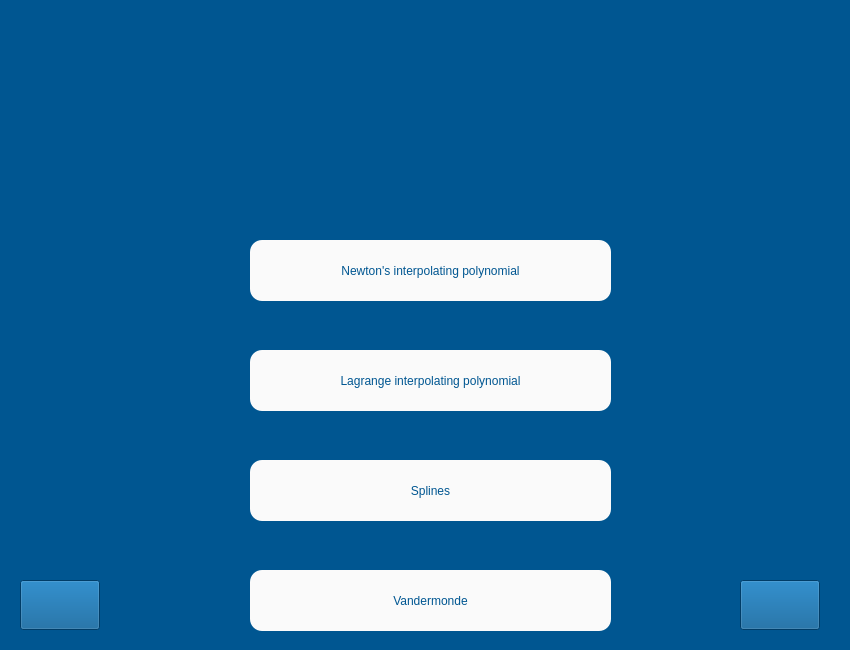
<?xml version="1.0" encoding="UTF-8"?>
<ui version="4.0">
 <class>interpolation</class>
 <widget class="QWidget" name="interpolation">
  <property name="geometry">
   <rect>
    <x>0</x>
    <y>0</y>
    <width>850</width>
    <height>650</height>
   </rect>
  </property>
  <property name="minimumSize">
   <size>
    <width>850</width>
    <height>650</height>
   </size>
  </property>
  <property name="maximumSize">
   <size>
    <width>850</width>
    <height>650</height>
   </size>
  </property>
  <property name="palette">
   <palette>
    <active>
     <colorrole role="Base">
      <brush brushstyle="SolidPattern">
       <color alpha="255">
        <red>255</red>
        <green>255</green>
        <blue>255</blue>
       </color>
      </brush>
     </colorrole>
     <colorrole role="Window">
      <brush brushstyle="SolidPattern">
       <color alpha="255">
        <red>0</red>
        <green>86</green>
        <blue>145</blue>
       </color>
      </brush>
     </colorrole>
    </active>
    <inactive>
     <colorrole role="Base">
      <brush brushstyle="SolidPattern">
       <color alpha="255">
        <red>255</red>
        <green>255</green>
        <blue>255</blue>
       </color>
      </brush>
     </colorrole>
     <colorrole role="Window">
      <brush brushstyle="SolidPattern">
       <color alpha="255">
        <red>0</red>
        <green>86</green>
        <blue>145</blue>
       </color>
      </brush>
     </colorrole>
    </inactive>
    <disabled>
     <colorrole role="Base">
      <brush brushstyle="SolidPattern">
       <color alpha="255">
        <red>0</red>
        <green>86</green>
        <blue>145</blue>
       </color>
      </brush>
     </colorrole>
     <colorrole role="Window">
      <brush brushstyle="SolidPattern">
       <color alpha="255">
        <red>0</red>
        <green>86</green>
        <blue>145</blue>
       </color>
      </brush>
     </colorrole>
    </disabled>
   </palette>
  </property>
  <property name="windowTitle">
   <string>Form</string>
  </property>
  <widget class="QLabel" name="label">
   <property name="geometry">
    <rect>
     <x>40</x>
     <y>30</y>
     <width>771</width>
     <height>161</height>
    </rect>
   </property>
   <property name="styleSheet">
    <string notr="true">background-image: url(:/images/Banner4.png);</string>
   </property>
   <property name="text">
    <string/>
   </property>
  </widget>
  <widget class="QPushButton" name="newtonint_button">
   <property name="geometry">
    <rect>
     <x>250</x>
     <y>240</y>
     <width>361</width>
     <height>61</height>
    </rect>
   </property>
   <property name="styleSheet">
    <string notr="true">background-color: rgb(250, 250, 250);
font: 15pt &quot;MS Shell Dlg 2&quot;;
color: rgb(0, 86, 145);
border-radius: 12px;
</string>
   </property>
   <property name="text">
    <string>Newton's interpolating polynomial</string>
   </property>
  </widget>
  <widget class="QPushButton" name="lagrangeint_button">
   <property name="geometry">
    <rect>
     <x>250</x>
     <y>350</y>
     <width>361</width>
     <height>61</height>
    </rect>
   </property>
   <property name="styleSheet">
    <string notr="true">background-color: rgb(250, 250, 250);
font: 15pt &quot;MS Shell Dlg 2&quot;;
color: rgb(0, 86, 145);
border-radius: 12px;
</string>
   </property>
   <property name="text">
    <string>Lagrange interpolating polynomial</string>
   </property>
  </widget>
  <widget class="QPushButton" name="splines_button">
   <property name="geometry">
    <rect>
     <x>250</x>
     <y>460</y>
     <width>361</width>
     <height>61</height>
    </rect>
   </property>
   <property name="styleSheet">
    <string notr="true">background-color: rgb(250, 250, 250);
font: 15pt &quot;MS Shell Dlg 2&quot;;
color: rgb(0, 86, 145);
border-radius: 12px;
</string>
   </property>
   <property name="text">
    <string>Splines</string>
   </property>
  </widget>
  <widget class="QPushButton" name="back_button">
   <property name="geometry">
    <rect>
     <x>20</x>
     <y>580</y>
     <width>80</width>
     <height>50</height>
    </rect>
   </property>
   <property name="styleSheet">
    <string notr="true">background-color: rgb(0, 86, 145);
background-image: url(:/images/back.png);</string>
   </property>
   <property name="text">
    <string/>
   </property>
   <property name="iconSize">
    <size>
     <width>80</width>
     <height>50</height>
    </size>
   </property>
  </widget>
  <widget class="QPushButton" name="home_button">
   <property name="geometry">
    <rect>
     <x>740</x>
     <y>580</y>
     <width>80</width>
     <height>50</height>
    </rect>
   </property>
   <property name="styleSheet">
    <string notr="true">background-color: rgb(0, 86, 145);
background-image: url(:/images/home.png);</string>
   </property>
   <property name="text">
    <string/>
   </property>
   <property name="iconSize">
    <size>
     <width>80</width>
     <height>50</height>
    </size>
   </property>
  </widget>
  <widget class="QPushButton" name="vandermonde_button">
   <property name="geometry">
    <rect>
     <x>250</x>
     <y>570</y>
     <width>361</width>
     <height>61</height>
    </rect>
   </property>
   <property name="styleSheet">
    <string notr="true">background-color: rgb(250, 250, 250);
font: 15pt &quot;MS Shell Dlg 2&quot;;
color: rgb(0, 86, 145);
border-radius: 12px;
</string>
   </property>
   <property name="text">
    <string>Vandermonde</string>
   </property>
  </widget>
 </widget>
 <resources>
  <include location="../UserInterface/Util/Images/link.qrc"/>
 </resources>
 <connections/>
</ui>
